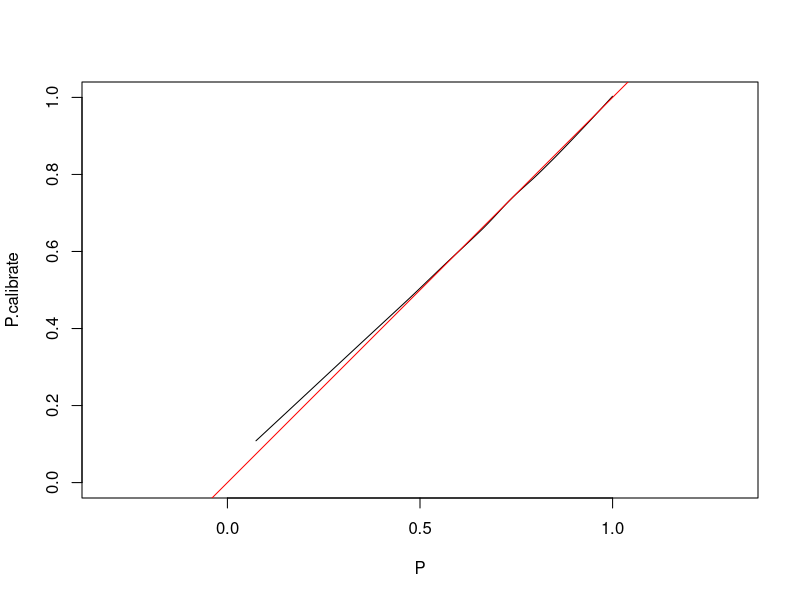

Write R code to recreate this figure.
# source: https://doi.org/10.1002/sim.8281
set.seed(42)
a <- 4.5
b <- 1.5
sample_size <- 10000
number <- rbeta(sample_size, a, b)
P <- sort(number)
Y <- sapply(P, function(x) ifelse(runif(1) < x, 1, 0))
# print(paste(P, collapse=", "))
# print(paste(Y, collapse=", "))
# P <- rep(mean(Y), sample_size)
# P <- runif(sample_size)
# loess.calibrate <- loess(Y ~ P)
# P.calibrate <- predict(loess.calibrate, P)
P.calibrate <- lowess(Y ~ P, iter=0)$y
# plot(density(P.calibrate))
plot(P, P.calibrate, "l", xlim=c(0, 1), ylim=c(0, 1), xlab="P", ylab="P.calibrate", asp=1)
abline(0, 1, col="red")
ICI <- mean(abs(P.calibrate - P))
E50 <- median(abs(P.calibrate - P))
E90 <- quantile(abs(P.calibrate - P), 0.9, names=FALSE)
Emax <- max(abs(P.calibrate - P))

print(ICI)
print(E50)
print(E90)
print(Emax)